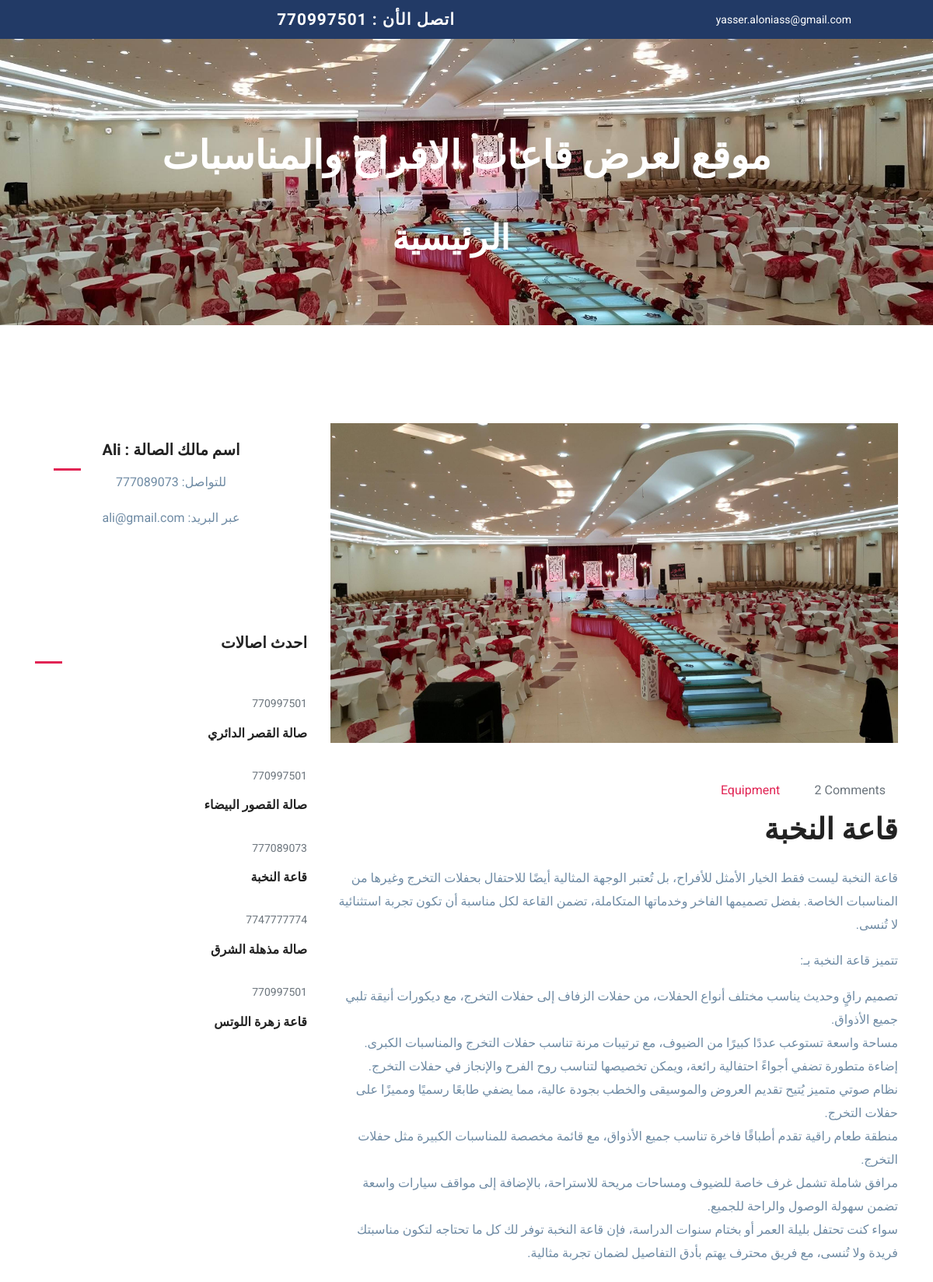
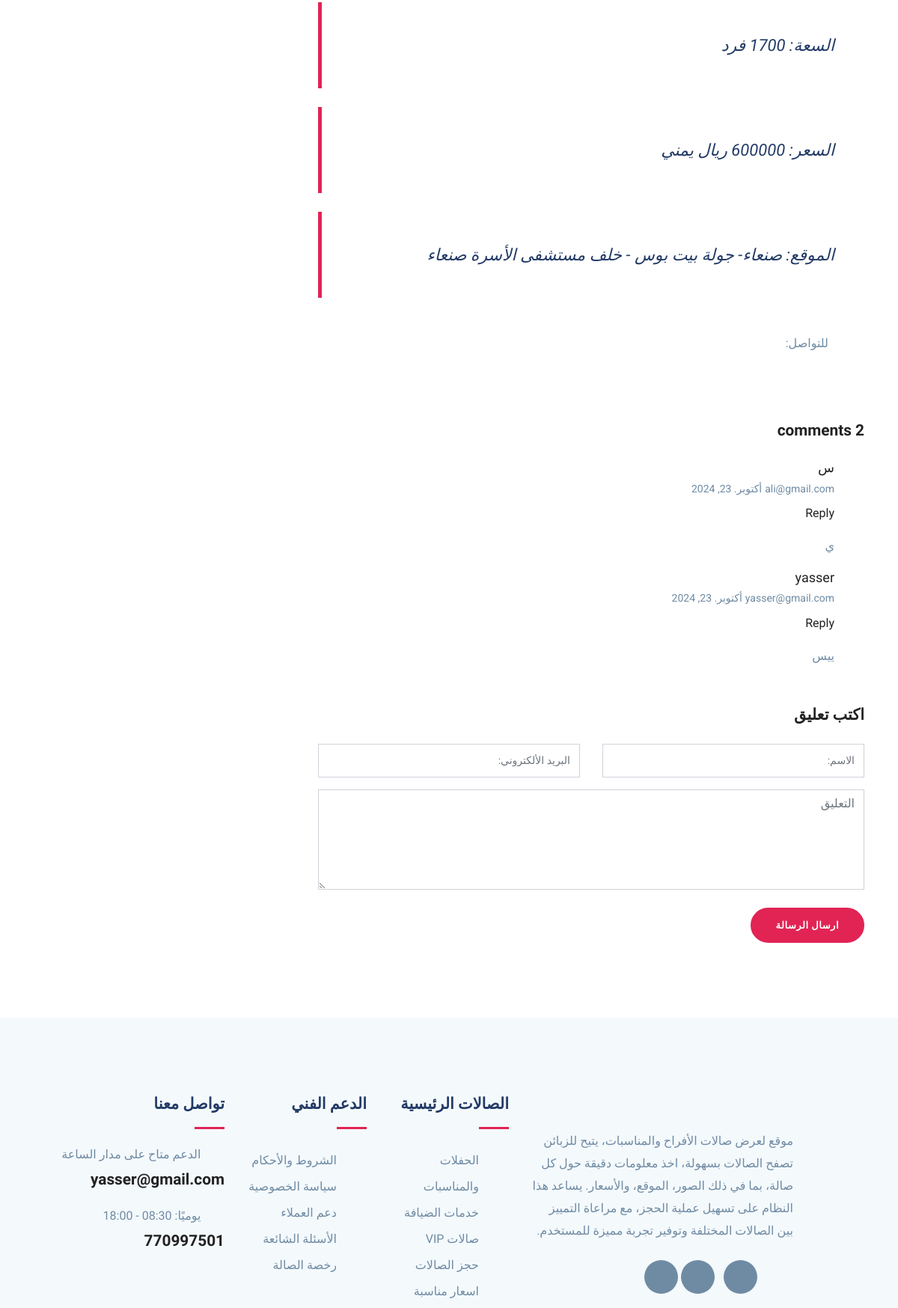
Screenshot of /3/ (upper part) with the database file from the repository (2 pictures, top to bottom).
### Halls/models.py (models this page shows, shortened)
class Halls(models.Model):
    client = models.ForeignKey(Client, on_delete=models.CASCADE, related_name='halls')
    name = models.CharField(max_length=250)
    capacity = models.IntegerField()
    price = models.IntegerField()
    address = models.CharField(max_length=100)
    slug = models.SlugField(max_length=250, unique=True)
    body = models.TextField(default='Default Text', blank=True)
    photo = models.ImageField(upload_to='images/%Y', blank=True, null=True)
    active = models.BooleanField(default=False)
    created = models.DateTimeField(default=timezone.now)

class Shar(models.Model):
    halls = models.ForeignKey(Halls, on_delete=models.CASCADE, related_name='shar')
    name = models.CharField(max_length=80)
    email = models.EmailField()
    body = models.TextField()
    created = models.DateTimeField(auto_now_add=True)
    updated = models.DateTimeField(auto_now=True)
    active = models.BooleanField(default=True)
    class Meta:
        ordering = ['created']
        indexes = [
            models.Index(fields=['created']),
        ]

class Client(models.Model):
    name = models.CharField(max_length=250)
    phone = models.CharField(max_length=15)
    email = models.EmailField(unique=True)
    password = models.CharField(max_length=180)

### Halls/views.py (the view)
# urls.py: path('<slug:slug>/', views.halls_detail, name='halls_detail'),
def halls_detail(request, slug):
    halls = get_object_or_404(Halls, slug=slug)
    shar = halls.shar.filter(active=True)
    form = SharForm()
    sidebar_halls = Halls.objects.filter(active=True).order_by('-created')[:5]
    return render(request, 'halls/post/detail.html', {
        'halls': halls,
        'shar': shar,
        'form': form,
        'sidebar_halls': sidebar_halls,
    })

### Halls/forms.py
class SharForm(forms.ModelForm):
    class Meta:
        model = Shar
        fields = ['name', 'email', 'body']

### Halls/templates/halls/post/detail.html (shortened to what this page needs)
{% extends "halls/base.html" %}
{% block content %}
<section class="section blog-wrap">
    <div class="container">
        <div class="row">
            <div class="col-lg-8">
                <div class="row">
                    <div class="col-lg-12 mb-5">
                        <div class="single-blog-item">
                            <br>
                            <div class="blog-thumb">
                                {% if halls.photo %}
                                    <img src="{{ halls.photo.url }}" alt="{{ halls.name }}" class="img-fluid">
                                {% endif %}
                            </div>
                            <div class="blog-item-content mt-5">
                                <div class="blog-item-meta mb-3">
                                    <span class="text-color-2 text-capitalize mr-3"><i class="icofont-book-mark mr-2"></i> Equipment</span>
                                    <span class="text-muted text-capitalize mr-3"><i class="icofont-comment mr-2"></i>
                                        {% with shar.count as total_shar %}
                                            {{ total_shar }} comment{{ total_shar|pluralize }}
                                        {% endwith %}
                                    </span>
                                </div>
                                <h2 class="mb-4 text-md">{{ halls.name }}</h2>
                                <p class="lead mb-4">{{ halls.body|linebreaks }}</p>
                                <blockquote class="quote">
                                    السعة: {{ halls.capacity }} فرد
                                </blockquote>
                                <blockquote class="quote">
                                    السعر: {{ halls.price }} ريال يمني
                                </blockquote>
							<blockquote class="quote">
                                الموقع: {{ halls.address }}
							</blockquote>
                                <div class="mt-5 clearfix">
                                    <ul class="float-right list-inline">
                                        <li class="list-inline-item"> للتواصل: </li>
                                        <li class="list-inline-item"><a href="#" target="_blank"><i class="icofont-facebook" aria-hidden="true"></i></a></li>
                                        <li class="list-inline-item"><a href="#" target="_blank"><i class="icofont-twitter" aria-hidden="true"></i></a></li>
                                        <li class="list-inline-item"><a href="#" target="_blank"><i class="icofont-pinterest" aria-hidden="true"></i></a></li>
                                        <li class="list-inline-item"><a href="#" target="_blank"><i class="icofont-linkedin" aria-hidden="true"></i></a></li>
                                    </ul>
                                </div>
                            </div>
                        </div>
                    </div>
                    <div class="col-lg-12">
                        <div class="comment-area mt-4 mb-5">
                            <h4 class="mb-4">
                                {% with shar.count as total_shar %}
                                    {{ total_shar }} comment{{ total_shar|pluralize }}
                                {% endwith %}
                            </h4>
                            <ul class="comment-tree list-unstyled">
                                {% for shar in shar %}
                                    <li>
                                        <div class="comment-area-box">
                                            <div class="comment-info">
                                                <h5 class="mb-1">{{ shar.name }}</h5>
                                                <span>{{ shar.email }}</span>
                                                <span class="date-comm">{{ shar.created|date:"M. d, Y" }}</span>
                                            </div>
                                            <div class="comment-meta mt-2">
                                                <a href="#"><i class="icofont-reply mr-2 text-muted"></i>Reply</a>
                                            </div>
                                            <div class="comment-content mt-3">
                                                <p>{{ shar.body|linebreaks }}</p>
                                            </div>
                                        </div>
                                    </li>
                                {% empty %}
                                    <p>ليست هناك تعليقات.</p>
                                {% endfor %}
                            </ul>
                        </div>
                    </div>
                    <div class="col-lg-12">
                        {% include "halls/post/includes/shar_form.html" %}
                    </div>
                </div>
            </div>
            <div class="col-lg-4">
                <div class="sidebar-wrap">
                    <div class="sidebar-widget card border-0 mb-3">
                        <div class="card-body p-4 text-center">
                            <h5 class="mb-0 mt-4">اسم مالك الصالة : {{ halls.client.name }}</h5>
                                <p>للتواصل: {{ halls.client.phone }}</p>
                                <p>عبر البريد: {{ halls.client.email }}</p>
                            <ul class="list-inline author-socials">
                            </ul>
                        </div>
                    </div>
                    <div class="sidebar-widget latest-post mb-3">
                        <h5>احدث اصالات</h5>
                        {% for hall in sidebar_halls %}
                            {% if hall.active %}
                                <div class="py-2">
                                    <span class="text-sm text-muted">{{ hall.client.phone }}</span>
                                    <h6 class="mt-3 mb-3">
                                        <a href="{% url 'halls:halls_detail' hall.slug %}" class="img-link me-4">
                                            {{ hall.name }}
                                        </a>
                                    </h6>
                                </div>
                            {% endif %}
                        {% endfor %}
                    </div>
                </div>
            </div>
        </div>
    </div>
</section>
{% endblock %}

### Halls/static/css/style.css (style rules this page uses)
html { overflow-x: hidden; }
body { line-height: 1.6; font-family: "Roboto", sans-serif; -webkit-font-smoothing: antialiased; font-size: 16px; color: #6F8BA4; font-weight: 400; }
h1, .h1, h2, .h2, h3, .h3, h4, .h4, h5, .h5, h6, .h6 { font-family: "Exo", sans-serif; font-weight: 700; color: #222; }
h2, .h2 { font-size: 44px; }
h4, .h4 { font-size: 1.3rem; line-height: 30px; }
h5, .h5 { font-size: 1.25rem; }
h6, .h6 { font-size: 1rem; }
p { line-height: 30px; }
.section { padding: 100px 0; }
.text-sm { font-size: 14px; }
.text-md { font-size: 2.25rem; }
a { color: #222; text-decoration: none; transition: all .35s ease; }
.text-color-2 { color: #e12454; }
.blog-item-content h2 { font-weight: 600; font-size: 38px; }
.comment-area h5 { font-size: 18px; font-weight: 500; }
.comment-area span { font-size: 14px; }
.quote { font-size: 22px; color: #223a66; padding: 40px; font-style: italic; border-left: 5px solid #e12454; margin: 25px 0px; }
.sidebar-widget { margin-bottom: 30px; padding-bottom: 35px; }
.sidebar-widget h5 { margin-bottom: 30px; position: relative; padding-bottom: 15px; }
.sidebar-widget h5:before { position: absolute; content: ""; left: 0px; bottom: 0px; width: 35px; height: 3px; background: #e12454; }

### Halls/static/css/css.css (style rules this page uses)
body { direction: rtl; text-align: right; }

### rows the page displays
Halls: photo (picture), name "قاعة النخبة", body "قاعة النخبة ليست فقط الخيار الأمثل للأفراح، بل تُعتبر الوجهة المثالية أيضًا للاحتفال بحفلات التخرج وغيرها من المناسبات الخاصة. بفضل تصميمها الفاخر وخدماتها المتكاملة، تضمن القاعة لكل مناسبة أن تكون تجربة استثنائية لا تُنسى. تتميز قاعة النخبة بـ: تصميم راقٍ وحديث يناسب مختلف أنواع الحفلات، من حفلات الزفاف إلى حفلات التخرج، مع ديكورات أنيقة تلبي جميع الأذواق. مساحة واسعة تستوعب عددًا كبيرًا من الضيوف، مع ترتيبات مرنة تناسب حفلات التخرج والمناسبات الكبرى. إضاءة متطورة تضفي أجواءً احتفالية رائعة، ويمكن تخصيصها لتناسب روح الفرح والإنجاز في حفلات التخرج. نظام صوتي متميز يُتيح تقديم العروض والموسيقى والخطب بجودة عالية، مما يضفي طابعًا رسميًا ومميزًا على حفلات التخرج. منطقة طعام راقية تقدم أطباقًا…", capacity "1700", price "600000", address "صنعاء- جولة بيت بوس - خلف مستشفى الأسرة صنعاء", client.name "Ali", client.phone "777089073", client.email "ali@gmail.com"
Shar: name "س", email "ali@gmail.com", created "أكتوبر. 23, 2024", body "ي"
Shar: name "yasser", email "yasser@gmail.com", created "أكتوبر. 23, 2024", body "ييس"
Halls: client.phone "770997501", name "صالة القصر الدائري"
Halls: client.phone "770997501", name "صالة القصور البيضاء"
Halls: client.phone "7747777774", name "صالة مذهلة الشرق"
Halls: client.phone "770997501", name "قاعة زهرة اللوتس"

### other values shown
{{ total_shar }} "2"
